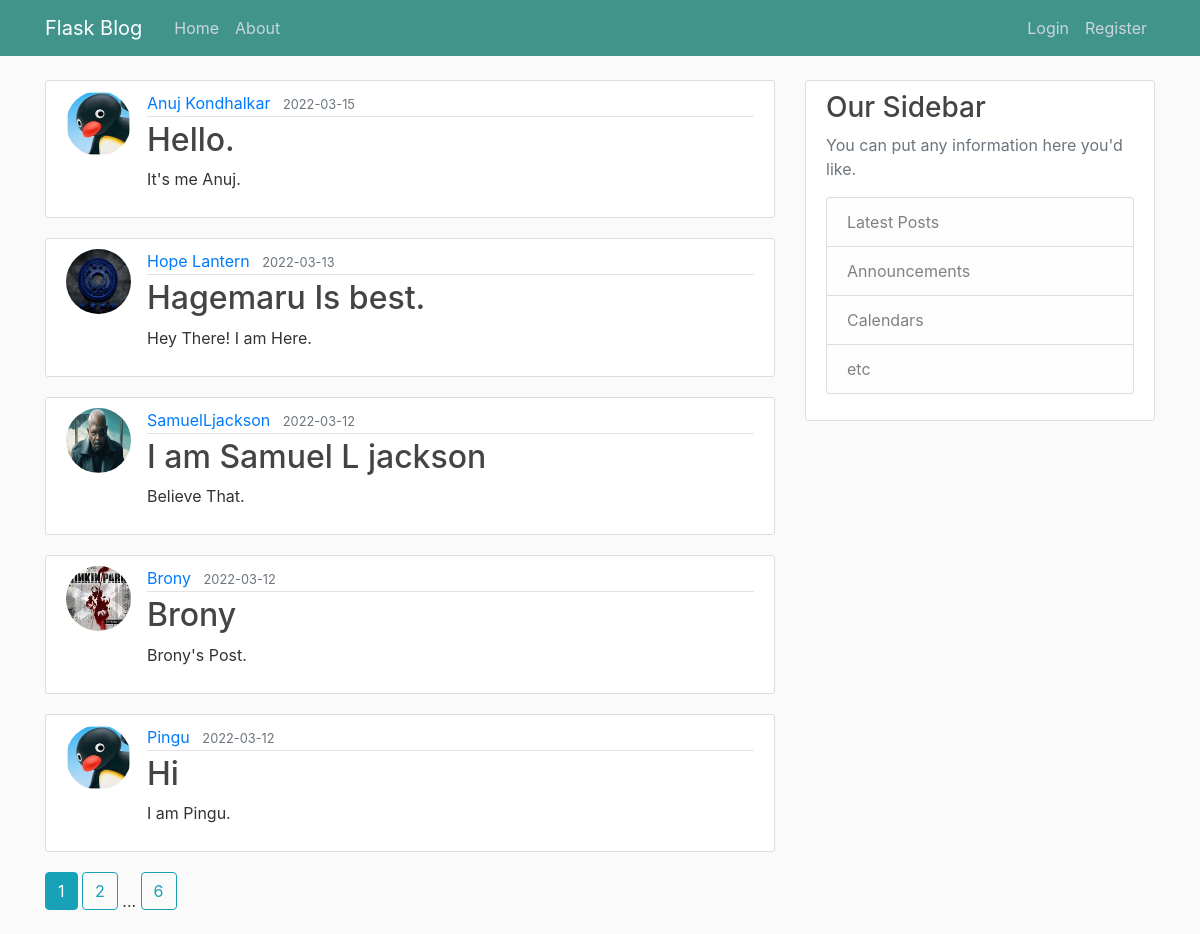
Page /home on the earlier database version.
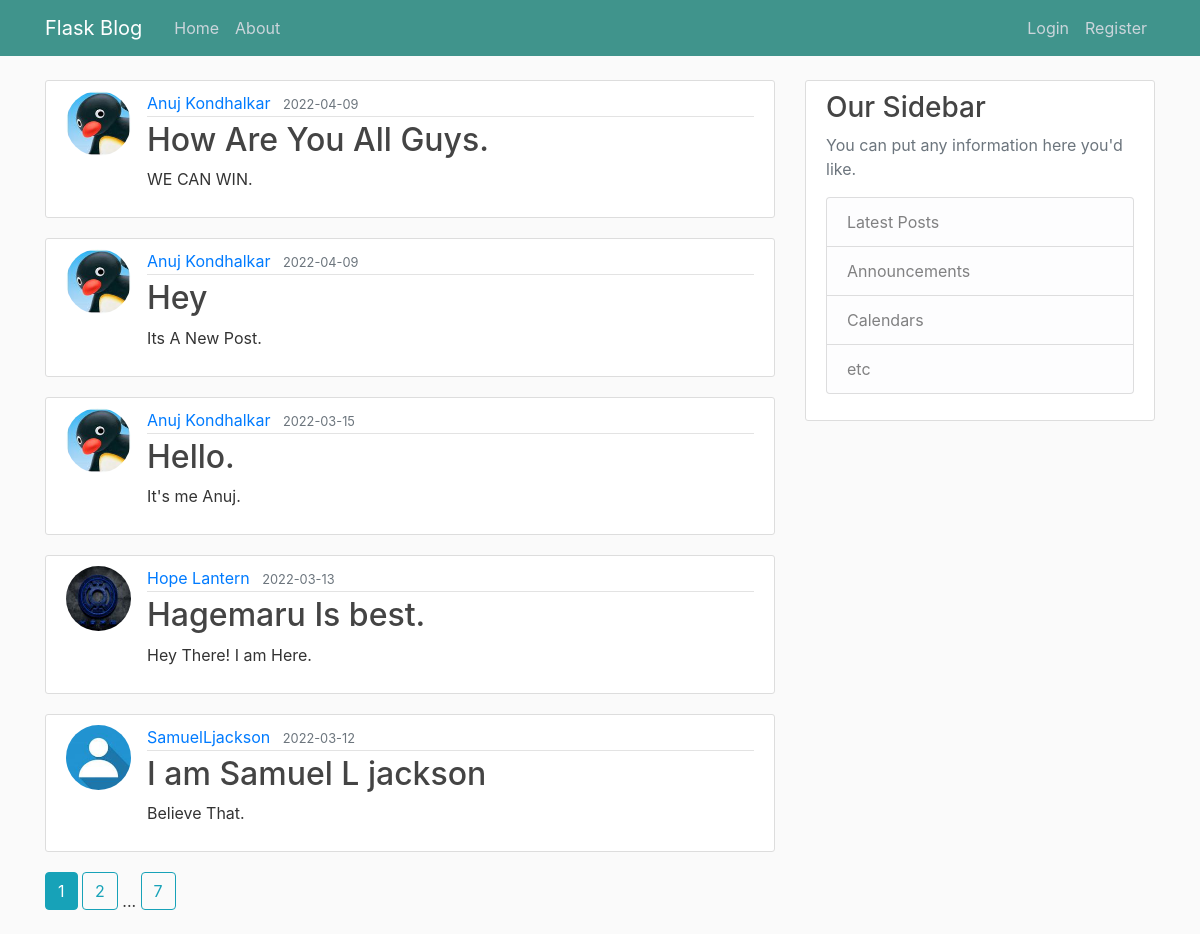
Same page on the later database version.
### flaskproject/models.py (models this page shows, shortened)
class Post(db.Model):
    id = db.Column(db.Integer, primary_key=True)
    title = db.Column(db.String(100), nullable=False)
    date_posted = db.Column(db.DateTime, nullable=False,
                            default=datetime.utcnow)
    content = db.Column(db.Text, nullable=False)
    user_id = db.Column(db.Integer, db.ForeignKey('user.id'), nullable=False)

class User(db.Model, UserMixin):
    id = db.Column(db.Integer, primary_key=True)
    username = db.Column(db.String(20), unique=True, nullable=False)
    email = db.Column(db.String(120), unique=True, nullable=False)
    image_file = db.Column(db.String(20), nullable=False,
                           default='default.jpg')
    password = db.Column(db.String(20), nullable=False)
    posts = db.relationship('Post', backref='author', lazy=True)

### flaskproject/main/routes.py (the view)
@main.route("/")
@main.route("/home")
def home():
    page = request.args.get('page', 1, type=int)
    posts = Post.query.order_by(
        Post.date_posted.desc()).paginate(page=page, per_page=5)
    return render_template('home.html', posts=posts)

### flaskproject/templates/home.html
{% extends "layout.html" %}
{% block content %}
    {% for post in posts.items %}
        <article class="media content-section">
          <img class="rounded-circle article-img" src="{{ url_for('static', filename='profile_pics/' + post.author.image_file) }}">
          <div class="media-body">
            <div class="article-metadata">
              <a class="mr-2" href="{{ url_for('users.user_posts', username=post.author.username) }}">{{ post.author.username }}</a>
              <small class="text-muted">{{ post.date_posted.strftime('%Y-%m-%d') }}</small>
            </div>
            <h2><a class="article-title" href="{{ url_for('posts.post', post_id=post.id) }}">{{ post.title }}</a></h2>
            <p class="article-content">{{ post.content }}</p>
          </div>
        </article>
    {% endfor %}
    {% for page_num in posts.iter_pages(left_edge=1, right_edge=1, left_current=1, right_current=2) %}
      {% if page_num %}
        {% if posts.page == page_num %}
          <a class="btn btn-info mb-4" href="{{ url_for('main.home', page=page_num) }}">{{ page_num }}</a>
        {% else %}
          <a class="btn btn-outline-info mb-4" href="{{ url_for('main.home', page=page_num) }}">{{ page_num }}</a>
        {% endif %}
      {% else %}
        ...
      {% endif %}
    {% endfor %}
{% endblock content %}

Differences in the rows shown:
no longer on this page (row unchanged): Post: image_file (picture), author.username "Brony", date_posted "2022-03-12", title "Brony", content "Brony's Post."
no longer on this page (row unchanged): Post: image_file (picture), author.username "Pingu", date_posted "2022-03-12", title "Hi", content "I am Pingu."
added Post: image_file (picture), author.username "Anuj Kondhalkar", date_posted "2022-04-09", title "How Are You All Guys.", content "WE CAN WIN."
added Post: image_file (picture), author.username "Anuj Kondhalkar", date_posted "2022-04-09", title "Hey", content "Its A New Post."
changed through a linked row, Post "I am Samuel L jackson": image_file: a different picture
Other differences:
new list line: "7"
list line gone: "6"
